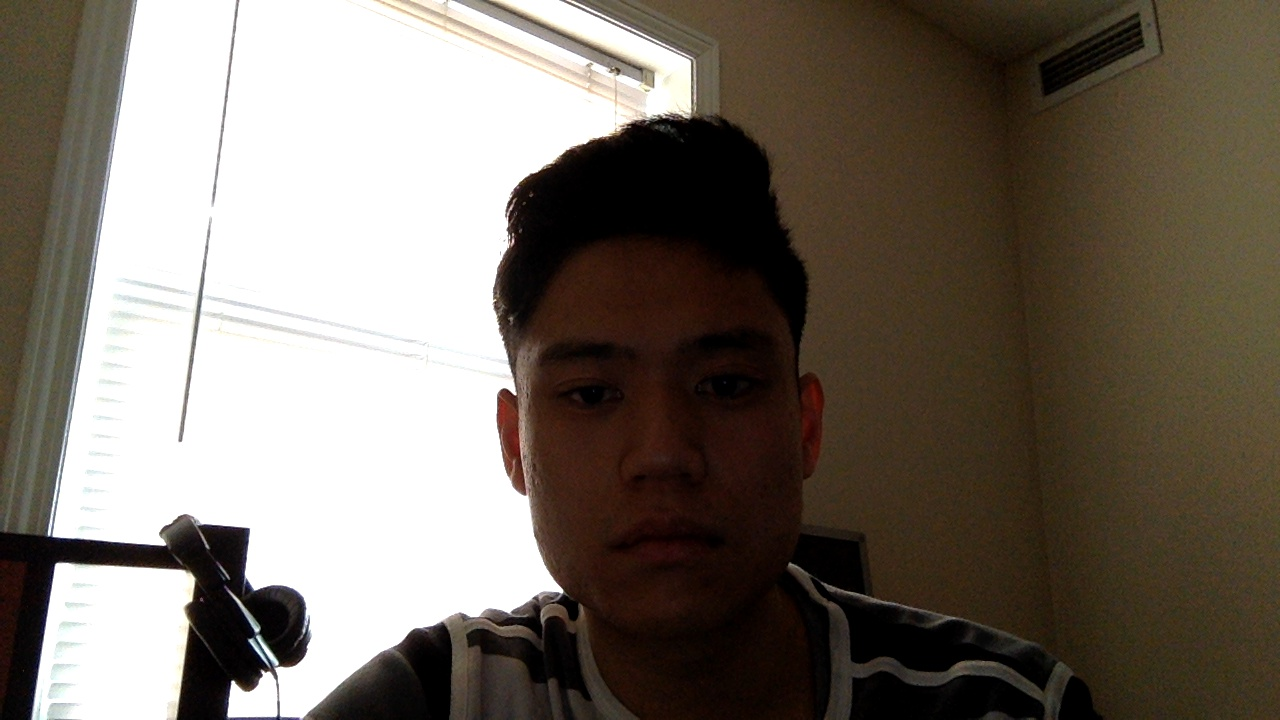
#> input picture experimental/retinex/data/retinex_without_11.jpg, 1280 x 720 px
$ jupyter execute --allow-errors retinex_explore.ipynb   (shell and % lines are left out)
#> lines starting #> are read from the running program, lines starting #| are printed output that depends on the picture
### experimental/retinex/viola.py
import numpy as np
import cv2
import os.path
import time
import pandas as pd
import skimage.color

def apply_viola(frame, gray):

    face_model_file = 'models/haarcascade_frontalface_default.xml'
    eye_model_file = 'models/haarcascade_eye.xml'
    profile_model_file = 'models/haarcascade_profileface.xml'
    nose_model_file = 'models/nariz.xml'

    if (os.path.isfile(face_model_file) == True):
        print 'Face model found!'

    if (os.path.isfile(eye_model_file) == True):
        print 'Eye model found!'

    if (os.path.isfile(profile_model_file) == True):
        print 'Profile model found!'

    if (os.path.isfile(nose_model_file) == True):
        print 'Nose model found!'

    face_cascade = cv2.CascadeClassifier(face_model_file)
    eye_cascade = cv2.CascadeClassifier(eye_model_file)
    nose_cascade = cv2.CascadeClassifier(nose_model_file)

    # Not used
    profile_cascade = cv2.CascadeClassifier(profile_model_file)


    # setup initial location of window
    # simply hardcoded the values
    c,r,w,h = 0,0,150,150
    track_window = (c,r,w,h)


    #gray = cv2.cvtColor(frame, cv2.COLOR_BGR2GRAY)
    #gray = skimage.color.rgb2gray(frame)
    print gray.shape

    faces = face_cascade.detectMultiScale(image = gray,
            scaleFactor = 1.3,
            minNeighbors = 5,
            flags = 0,
            minSize=(100,100),
            )

    this_event = {}

    # Add basic event data
    this_event = dict(
            time=time.time(),
            isFrontFace=len(faces),
            isRotatedFace=0,
            faceX=-1,
            faceY=-1,
            noseX=-1,
            noseY=-1
            )
    print faces

    for (x,y,w,h) in faces:

        # Detect the face and save to DF
        cv2.rectangle(frame,(x,y),(x+w,y+h),(255,0,0), 2)
        this_event.update(dict(
            faceX=(x+w/2),
            faceY=(y+h/2)
            ))

        roi_gray = gray[y:y+h, x:x+w]
        roi_color = frame[y:y+h, x:x+w]
        roi_23down = gray[y+(h/3):y+h, x:x+w]
        roi_23up = gray[y:y+(2*h/3), x:x+w]

        eyes = eye_cascade.detectMultiScale(image = roi_23up,
                scaleFactor = 1.1,
                minNeighbors = 8,
                flags = 0)

        for (ex,ey,ew,eh) in eyes:
            cv2.rectangle(roi_color,(ex,ey),(ex+ew,ey+eh),(0,255,0),2)

        noses = nose_cascade.detectMultiScale(image = roi_23down,
            scaleFactor = 1.15,
            minNeighbors = 8,
            flags = 0,
            minSize=(20,20))

        for (nx,ny,nw,nh) in noses:
            cv2.rectangle(roi_color,(nx,ny+(h/3)),(nx+nw,ny+nh+(h/3)),(0,0,255),2)
            this_event.update(dict(
                noseX=(nx+nw/2),
                noseY=(ny+nh/2)
                ))


    return this_event

### experimental/retinex/retinex_explore.ipynb
[cell 1]
import colorcorrect.algorithm as cca
import cv2
import matplotlib.pyplot as plt
import skimage
import numpy as np
import viola
import scipy
import scipy.ndimage

[cell 2]
X = cv2.imread('data/retinex_without_11.jpg')
#> X is the input picture: shape (720, 1280, 3); mean B, G, R 100.7, 110.4, 118.8
X = cv2.resize(X, (320, 240))
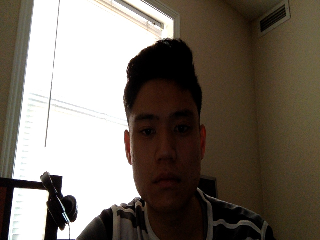
#> X: shape (240, 320, 3); mean B, G, R 100.9, 110.6, 119

[cell 3]
plt.imshow(X)

#> (a cell that did not finish here is left out)

# Estimate Luminance

[cell 5]
# import scipy.ndimage
# X = X*1.1  + (X - scipy.ndimage.filters.gaussian_filter(X, 0.5))
# plt.imshow(X)

[cell 6]
luminance = scipy.ndimage.filters.gaussian_filter(X, 9)
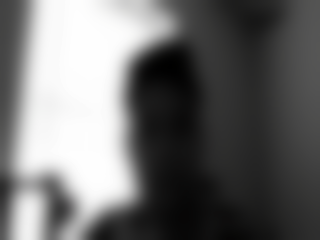
#> luminance: shape (240, 320, 3); mean B, G, R 108.6, 108.8, 108.8
log_luminance = np.log1p(luminance)
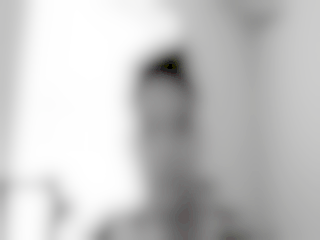
#> log_luminance: shape (240, 320, 3) float16; mean B, G, R 4.28, 4.28, 4.29; drawn with min black and max white
plt.imshow(luminance)

[cell 7]
plt.imshow(np.log1p(X))
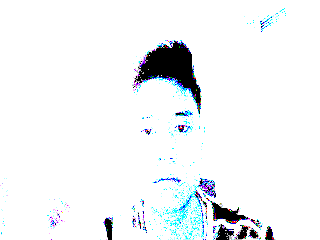
#> shown: shape (240, 320, 3) float16; mean R, G, B 0.945, 0.956, 0.962

[cell 8]
log_reflectance = np.log1p(X) - log_luminance
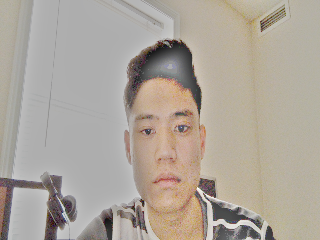
#> log_reflectance: shape (240, 320, 3) float16; mean B, G, R -0.506, -0.229, -0.00404; drawn with min black and max white
y = np.exp(log_reflectance*1 + 0.4*log_luminance)
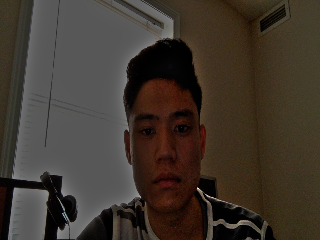
#> y: shape (240, 320, 3) float16; mean B, G, R 5, 5.9, 6.9; drawn with min black and max white
# y = np.power(luminance, 1) * np.power(reflectance,2)
y = np.nan_to_num(y)
y = y.astype(float)/ y.max()*255.
#> `[cell 8] log_reflectance = np.log1p(X) - log_luminance y = np.exp(log_..`:
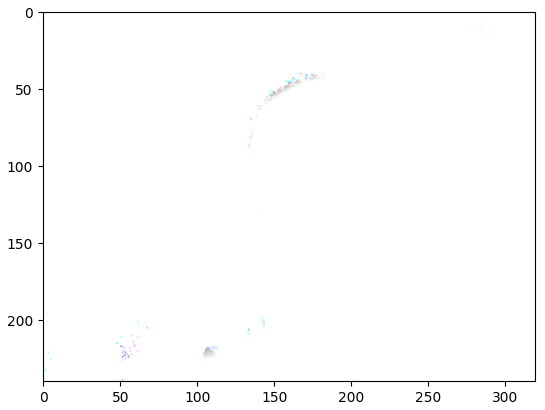
#> figure drawn by matplotlib, 1 panel; B, G, R data is drawn as R, G, B
plt.imshow(y)

# [5 lines of commented-out code are left out]

[cell 9]
# reread it
# y = np.invert(y)
from scipy import ndimage
cv2.imwrite('test.jpg',y)
y = cv2.imread('test.jpg')
gy = cv2.cvtColor(y, cv2.COLOR_BGR2GRAY)
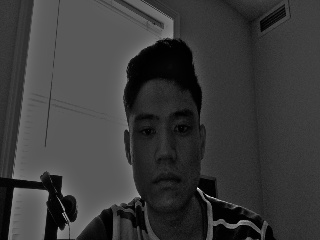
#> gy: shape (240, 320); min 0, max 246, mean 57.9
sob = gy.copy()
ndimage.filters.laplace(gy, sob)

# can optionally try smoothing
# gy = gy*2  + (gy - scipy.ndimage.filters.gaussian_filter(gy, 0.01))
# gy = gy + sob*0.5


# y = np.invert(y)

cv2.imwrite('test-gray.jpg', gy)
gy = cv2.imread('test-gray.jpg')
#> gy: shape (240, 320, 3); min 0, max 246, mean 57.9
gy = cv2.cvtColor(gy, cv2.COLOR_BGR2GRAY)
#> gy: shape (240, 320)
plt.imshow(sob)
plt.figure()
plt.imshow(gy)
viola.apply_viola(y,gy)

$ run again, with experimental/retinex/data/retinex_without_00.jpg copied over experimental/retinex/data/retinex_without_11.jpg
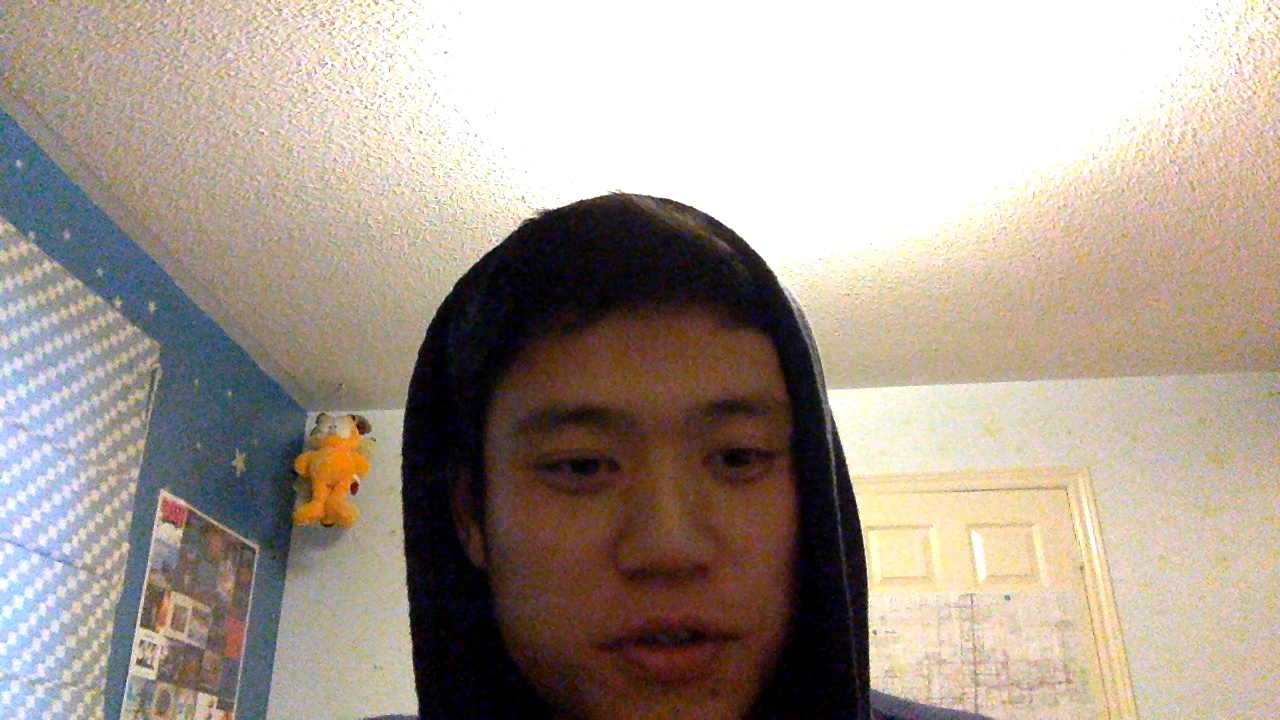
#> input picture experimental/retinex/data/retinex_without_00.jpg, 1280 x 720 px
#> X is the input picture: shape (720, 1280, 3); mean B, G, R 145.7, 156.5, 168.5
#> X: shape (240, 320, 3)
#> `log_reflectance = np.log1p(X) - log_luminance`:
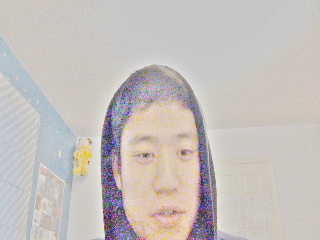
#> log_reflectance: shape (240, 320, 3) float16; mean B, G, R -0.232, -0.166, -0.0364; drawn with min black and max white
#> `gy = cv2.cvtColor(y, cv2.COLOR_BGR2GRAY)`:
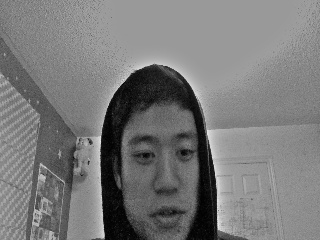
#> gy: shape (240, 320); min 0, max 238, mean 121.4

$ run again, with experimental/retinex/data/retinex_without_01.jpg copied over experimental/retinex/data/retinex_without_11.jpg
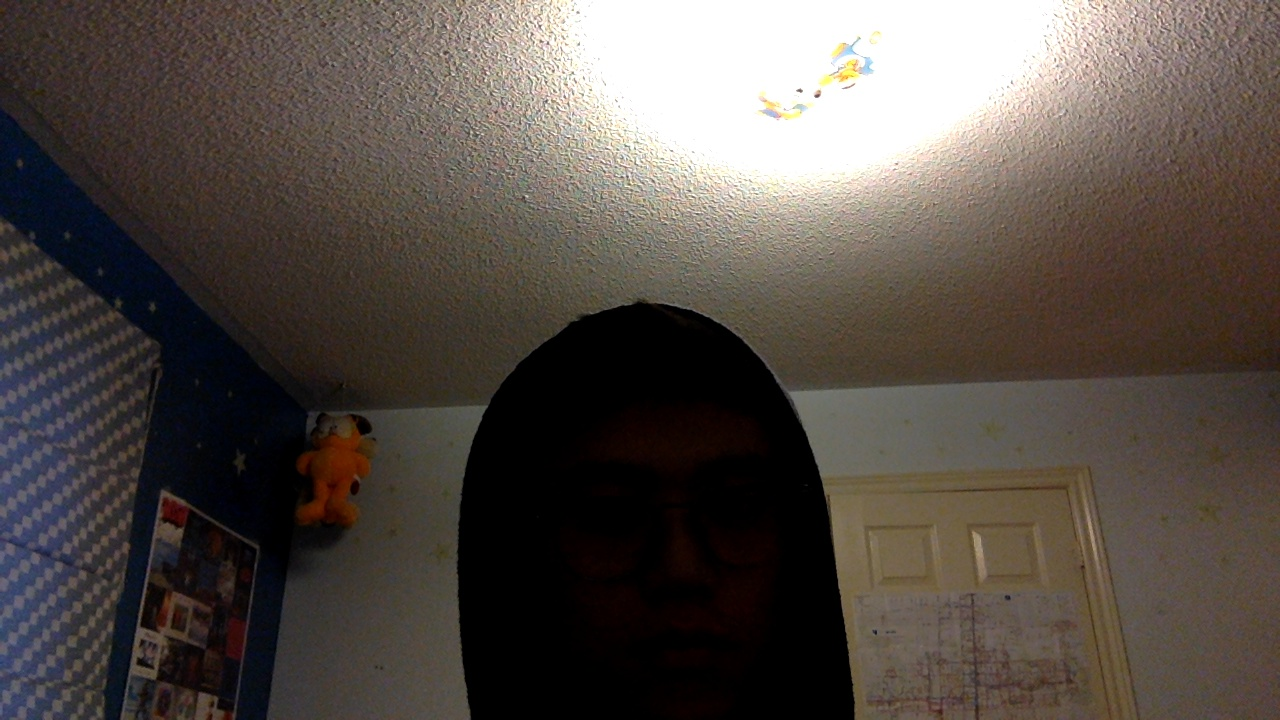
#> input picture experimental/retinex/data/retinex_without_01.jpg, 1280 x 720 px
#> X is the input picture: shape (720, 1280, 3); mean B, G, R 71.9, 77.7, 85.7
#> X: shape (240, 320, 3)
#> `log_reflectance = np.log1p(X) - log_luminance`:
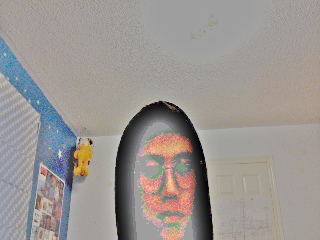
#> log_reflectance: shape (240, 320, 3) float16; mean B, G, R -0.291, -0.207, -0.0709; drawn with min black and max white
#> `gy = cv2.cvtColor(y, cv2.COLOR_BGR2GRAY)`:
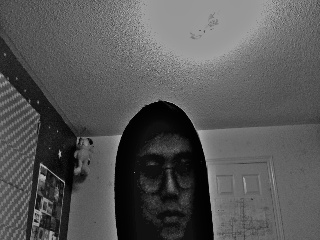
#> gy: shape (240, 320); min 0, max 198, mean 86
